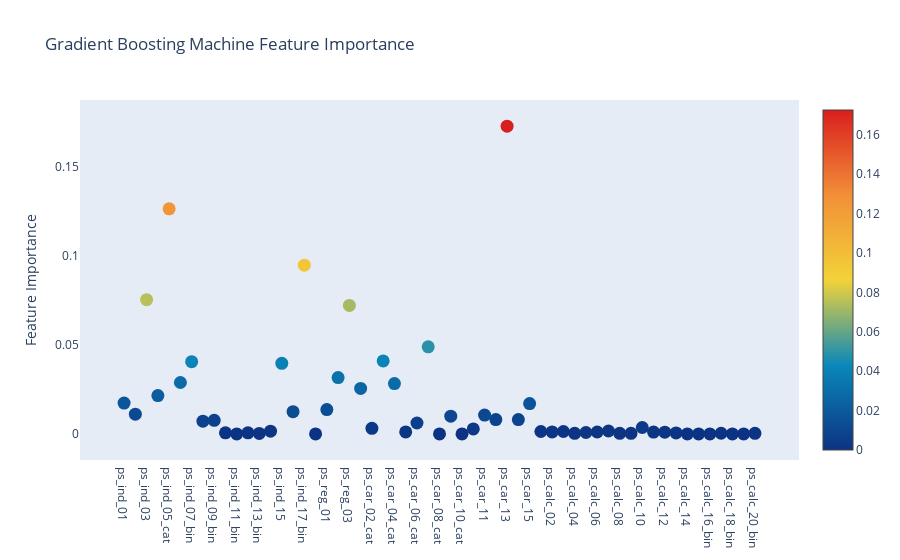

Notebook code cell kept with this figure:
### Code cell
## Scatter plot
trace = go.Scatter(
    y = gb.feature_importances_,
    x = features,
    mode = 'markers',
    marker=dict(
        sizemode = 'diameter',
        sizeref = 1,
        size = 13,
        ## size = rf.feature_importances_,
        ## color = np.random.randn(500), ## set color equal to a variable
        color = gb.feature_importances_,
        colorscale = 'Portland',
        showscale = True
    ), text = features
)

layout = go.Layout(
    autosize = True,
    title = 'Gradient Boosting Machine Feature Importance',
    hovermode = 'closest',
    xaxis = dict(ticklen = 5,
                 showgrid = False,
                 zeroline = False,
                 showline = False),
    yaxis = dict(
        title = 'Feature Importance',
        showgrid = False,
        zeroline = False,
        ticklen = 5,
        gridwidth = 2),
    showlegend = False
)

data = [trace]
fig = go.Figure(data=data, layout=layout)
py.iplot(fig, filename='scatter2010')

### Figure 1 — Plotly figure (JSON) as saved in the notebook; plotly's stock layout.template omitted (floating-point values rounded to 4 significant figures)
{"data": [{"marker": {"color": [0.0173, 0.01108, 0.07526, 0.02146, 0.1263, 0.02883, 0.0405, 0.0071, 0.007625, 0.000615, 0, 0.0005721, 0.0002728, 0.001509, 0.03958, 0.01245, 0.09461, 0, 0.01362, 0.03157, 0.07205, 0.02549, 0.003091, 0.04095, 0.0282, 0.001106, 0.006111, 0.04885, 0, 0.009918, 0, 0.002774, 0.01057, 0.008038, 0.1726, 0.008021, 0.01701, 0.001343, 0.00109, 0.00132, 0.0003112, 0.0007795, 0.001052, 0.001618, 0.0003331, 0.0003304, 0.003572, 0.00102, 0.0009785, 0.0005146, 0, 0, 0, 0.0003554, 0, 0, 0.0003352], "colorscale": [[0, "rgb(12,51,131)"], [0.25, "rgb(10,136,186)"], [0.5, "rgb(242,211,56)"], [0.75, "rgb(242,143,56)"], [1, "rgb(217,30,30)"]], "showscale": true, "size": 13, "sizemode": "diameter", "sizeref": 1}, "mode": "markers", "text": ["ps_ind_01", "ps_ind_02_cat", "ps_ind_03", "ps_ind_04_cat", "ps_ind_05_cat", "ps_ind_06_bin", "ps_ind_07_bin", "ps_ind_08_bin", "ps_ind_09_bin", "ps_ind_10_bin", "ps_ind_11_bin", "ps_ind_12_bin", "ps_ind_13_bin", "ps_ind_14", "ps_ind_15", "ps_ind_16_bin", "ps_ind_17_bin", "ps_ind_18_bin", "ps_reg_01", "ps_reg_02", "ps_reg_03", "ps_car_01_cat", "ps_car_02_cat", "ps_car_03_cat", "ps_car_04_cat", "ps_car_05_cat", "ps_car_06_cat", "ps_car_07_cat", "ps_car_08_cat", "ps_car_09_cat", "ps_car_10_cat", "ps_car_11_cat", "ps_car_11", "ps_car_12", "ps_car_13", "ps_car_14", "ps_car_15", "ps_calc_01", "ps_calc_02", "ps_calc_03", "ps_calc_04", "ps_calc_05", "ps_calc_06", "ps_calc_07", "ps_calc_08", "ps_calc_09", "ps_calc_10", "ps_calc_11", "ps_calc_12", "ps_calc_13", "ps_calc_14", "ps_calc_15_bin", "ps_calc_16_bin", "ps_calc_17_bin", "ps_calc_18_bin", "ps_calc_19_bin", "ps_calc_20_bin"], "type": "scatter", "x": ["ps_ind_01", "ps_ind_02_cat", "ps_ind_03", "ps_ind_04_cat", "ps_ind_05_cat", "ps_ind_06_bin", "ps_ind_07_bin", "ps_ind_08_bin", "ps_ind_09_bin", "ps_ind_10_bin", "ps_ind_11_bin", "ps_ind_12_bin", "ps_ind_13_bin", "ps_ind_14", "ps_ind_15", "ps_ind_16_bin", "ps_ind_17_bin", "ps_ind_18_bin", "ps_reg_01", "ps_reg_02", "ps_reg_03", "ps_car_01_cat", "ps_car_02_cat", "ps_car_03_cat", "ps_car_04_cat", "ps_car_05_cat", "ps_car_06_cat", "ps_car_07_cat", "ps_car_08_cat", "ps_car_09_cat", "ps_car_10_cat", "ps_car_11_cat", "ps_car_11", "ps_car_12", "ps_car_13", "ps_car_14", "ps_car_15", "ps_calc_01", "ps_calc_02", "ps_calc_03", "ps_calc_04", "ps_calc_05", "ps_calc_06", "ps_calc_07", "ps_calc_08", "ps_calc_09", "ps_calc_10", "ps_calc_11", "ps_calc_12", "ps_calc_13", "ps_calc_14", "ps_calc_15_bin", "ps_calc_16_bin", "ps_calc_17_bin", "ps_calc_18_bin", "ps_calc_19_bin", "ps_calc_20_bin"], "y": [0.0173, 0.01108, 0.07526, 0.02146, 0.1263, 0.02883, 0.0405, 0.0071, 0.007625, 0.000615, 0, 0.0005721, 0.0002728, 0.001509, 0.03958, 0.01245, 0.09461, 0, 0.01362, 0.03157, 0.07205, 0.02549, 0.003091, 0.04095, 0.0282, 0.001106, 0.006111, 0.04885, 0, 0.009918, 0, 0.002774, 0.01057, 0.008038, 0.1726, 0.008021, 0.01701, 0.001343, 0.00109, 0.00132, 0.0003112, 0.0007795, 0.001052, 0.001618, 0.0003331, 0.0003304, 0.003572, 0.00102, 0.0009785, 0.0005146, 0, 0, 0, 0.0003554, 0, 0, 0.0003352]}], "layout": {"autosize": true, "hovermode": "closest", "showlegend": false, "title": {"text": "Gradient Boosting Machine Feature Importance"}, "xaxis": {"showgrid": false, "showline": false, "ticklen": 5, "zeroline": false}, "yaxis": {"gridwidth": 2, "showgrid": false, "ticklen": 5, "title": {"text": "Feature Importance"}, "zeroline": false}}}
